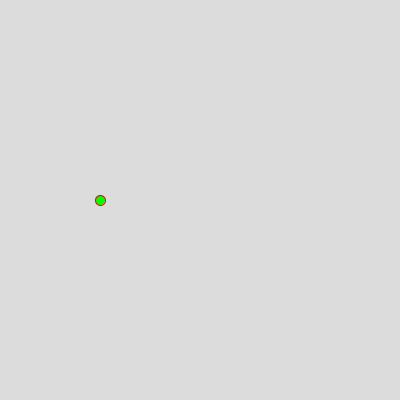
Frame 1 (no input)
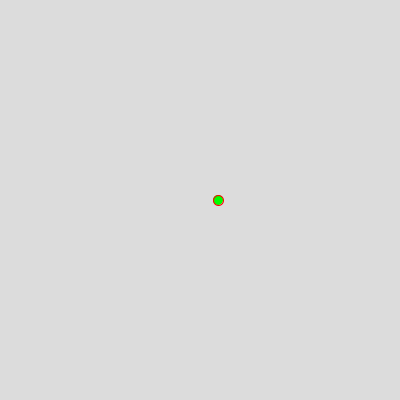
Frame 60 (the mouse pressed at the canvas centre just before this capture)
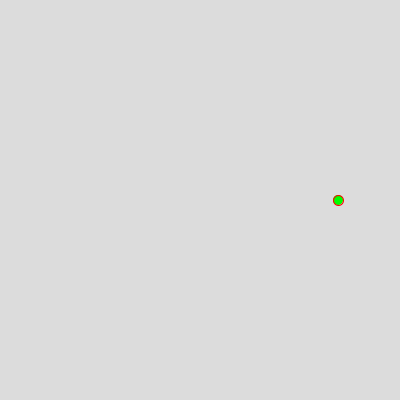
Frame 120 (the mouse held since frame 60 and released just before this capture)

The Processing sketch that drew these frames (run headless with seeded random() and noise(); from frame 60 on, the mouse is pressed at the canvas centre):

// Processing sketch: processing_hello_world
// ── processing_hello_world.pde
float bob = 100;
float speed = 2;

void setup() {
  size(400, 400);
}

void draw() {
  background(220);
  
  stroke(255, 0, 0);
  fill(0, 255, 0);
  ellipse(bob, 200, 10, 10);
  
  bob += speed;
  
  if (bob < 0 || bob > width) {
    speed *= -1;
  }
}
